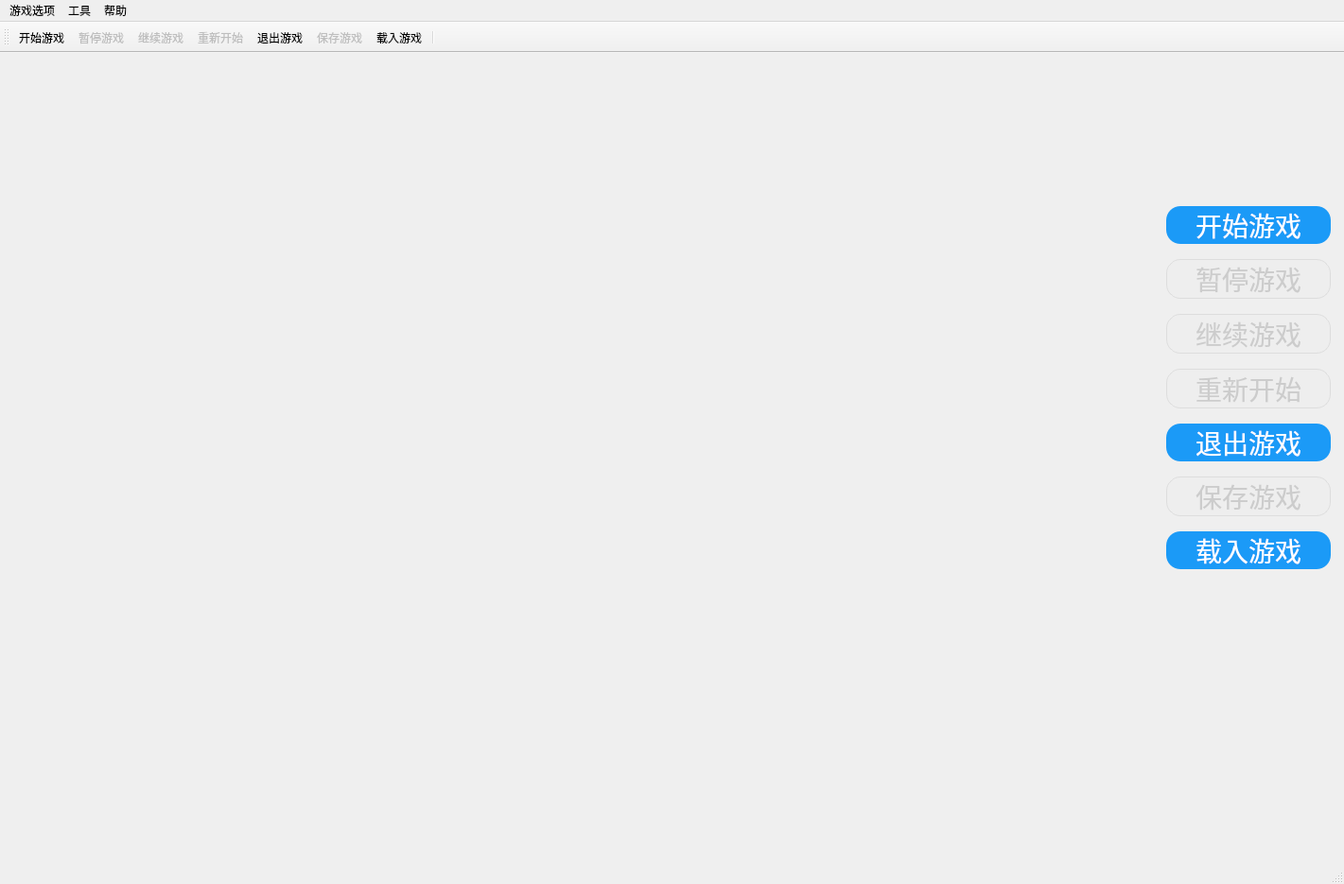
<?xml version="1.0" encoding="UTF-8"?>
<ui version="4.0">
 <class>MainWindow</class>
 <widget class="QMainWindow" name="MainWindow">
  <property name="geometry">
   <rect>
    <x>0</x>
    <y>0</y>
    <width>1421</width>
    <height>935</height>
   </rect>
  </property>
  <property name="minimumSize">
   <size>
    <width>1421</width>
    <height>935</height>
   </size>
  </property>
  <property name="maximumSize">
   <size>
    <width>1421</width>
    <height>935</height>
   </size>
  </property>
  <property name="windowTitle">
   <string>MainWindow</string>
  </property>
  <property name="styleSheet">
   <string notr="true">#MainWindow {
	border-image: url(:/picture/bg.jpg);
}
</string>
  </property>
  <widget class="QWidget" name="centralwidget">
   <property name="minimumSize">
    <size>
     <width>1400</width>
     <height>850</height>
    </size>
   </property>
   <property name="maximumSize">
    <size>
     <width>100421</width>
     <height>80050</height>
    </size>
   </property>
   <property name="styleSheet">
    <string notr="true">QPushButton {
    border-radius: 15px;
	background-color: rgb(27, 154, 247);
    border-color: rgb(27, 154, 247);
    color: #FFF;
    font-size: 28px;
    height: 40px;
    line-height: 40px;
    padding: 0 30px;
	font-weight: 400;
	font-family: &quot;华文行楷&quot;;
	text-decoration: none;
	text-align: center;
	margin: 5px;
}
QPushButton:visited {
    color: #FFF;
}
QPushButton:hover, QPushButton:focus {
    background-color: #4cb0f9;
    border-color: #4cb0f9;
    color: #FFF;
	text-decoration: none;
    outline: none;
}

QPushButton.disabled, QPushButton.is-disabled, QPushButton:disabled {
    top: 0 !important;
    background: #EEE !important;
    border: 1px solid #DDD !important;
    color: #CCC !important;
    opacity: .8 !important;
}</string>
   </property>
   <layout class="QHBoxLayout" name="horizontalLayout_2">
    <item>
     <layout class="QHBoxLayout" name="horizontalLayout">
      <property name="sizeConstraint">
       <enum>QLayout::SetDefaultConstraint</enum>
      </property>
      <item>
       <spacer name="horizontalSpacer">
        <property name="orientation">
         <enum>Qt::Horizontal</enum>
        </property>
        <property name="sizeHint" stdset="0">
         <size>
          <width>40</width>
          <height>20</height>
         </size>
        </property>
       </spacer>
      </item>
      <item>
       <spacer name="horizontalSpacer_2">
        <property name="orientation">
         <enum>Qt::Horizontal</enum>
        </property>
        <property name="sizeHint" stdset="0">
         <size>
          <width>40</width>
          <height>20</height>
         </size>
        </property>
       </spacer>
      </item>
      <item>
       <layout class="QVBoxLayout" name="verticalLayout">
        <item>
         <spacer name="verticalSpacer_2">
          <property name="orientation">
           <enum>Qt::Vertical</enum>
          </property>
          <property name="sizeHint" stdset="0">
           <size>
            <width>20</width>
            <height>40</height>
           </size>
          </property>
         </spacer>
        </item>
        <item>
         <widget class="QPushButton" name="begButton">
          <property name="enabled">
           <bool>true</bool>
          </property>
          <property name="focusPolicy">
           <enum>Qt::ClickFocus</enum>
          </property>
          <property name="text">
           <string>开始游戏</string>
          </property>
         </widget>
        </item>
        <item>
         <widget class="QPushButton" name="stopButton">
          <property name="enabled">
           <bool>false</bool>
          </property>
          <property name="focusPolicy">
           <enum>Qt::ClickFocus</enum>
          </property>
          <property name="text">
           <string>暂停游戏</string>
          </property>
         </widget>
        </item>
        <item>
         <widget class="QPushButton" name="contButton">
          <property name="enabled">
           <bool>false</bool>
          </property>
          <property name="focusPolicy">
           <enum>Qt::ClickFocus</enum>
          </property>
          <property name="text">
           <string>继续游戏</string>
          </property>
         </widget>
        </item>
        <item>
         <widget class="QPushButton" name="rebegButton">
          <property name="enabled">
           <bool>false</bool>
          </property>
          <property name="focusPolicy">
           <enum>Qt::ClickFocus</enum>
          </property>
          <property name="text">
           <string>重新开始</string>
          </property>
         </widget>
        </item>
        <item>
         <widget class="QPushButton" name="exitButton">
          <property name="focusPolicy">
           <enum>Qt::ClickFocus</enum>
          </property>
          <property name="text">
           <string>退出游戏</string>
          </property>
         </widget>
        </item>
        <item>
         <widget class="QPushButton" name="saveButton">
          <property name="enabled">
           <bool>false</bool>
          </property>
          <property name="focusPolicy">
           <enum>Qt::ClickFocus</enum>
          </property>
          <property name="text">
           <string>保存游戏</string>
          </property>
         </widget>
        </item>
        <item>
         <widget class="QPushButton" name="loadButton">
          <property name="focusPolicy">
           <enum>Qt::ClickFocus</enum>
          </property>
          <property name="text">
           <string>载入游戏</string>
          </property>
         </widget>
        </item>
        <item>
         <spacer name="verticalSpacer">
          <property name="orientation">
           <enum>Qt::Vertical</enum>
          </property>
          <property name="sizeHint" stdset="0">
           <size>
            <width>20</width>
            <height>40</height>
           </size>
          </property>
         </spacer>
        </item>
        <item>
         <spacer name="verticalSpacer_3">
          <property name="orientation">
           <enum>Qt::Vertical</enum>
          </property>
          <property name="sizeHint" stdset="0">
           <size>
            <width>20</width>
            <height>40</height>
           </size>
          </property>
         </spacer>
        </item>
       </layout>
      </item>
     </layout>
    </item>
   </layout>
  </widget>
  <widget class="QMenuBar" name="menubar">
   <property name="geometry">
    <rect>
     <x>0</x>
     <y>0</y>
     <width>1421</width>
     <height>26</height>
    </rect>
   </property>
   <widget class="QMenu" name="menu">
    <property name="title">
     <string>游戏选项</string>
    </property>
    <addaction name="beg"/>
    <addaction name="stop"/>
    <addaction name="cont"/>
    <addaction name="rebeg"/>
    <addaction name="exit"/>
    <addaction name="save"/>
    <addaction name="load"/>
   </widget>
   <widget class="QMenu" name="menu_2">
    <property name="title">
     <string>帮助</string>
    </property>
    <addaction name="about"/>
   </widget>
   <widget class="QMenu" name="menu_3">
    <property name="title">
     <string>工具</string>
    </property>
    <addaction name="generate"/>
   </widget>
   <addaction name="menu"/>
   <addaction name="menu_3"/>
   <addaction name="menu_2"/>
  </widget>
  <widget class="QStatusBar" name="statusbar"/>
  <widget class="QToolBar" name="toolBar">
   <property name="windowTitle">
    <string>toolBar</string>
   </property>
   <attribute name="toolBarArea">
    <enum>TopToolBarArea</enum>
   </attribute>
   <attribute name="toolBarBreak">
    <bool>false</bool>
   </attribute>
   <addaction name="beg"/>
   <addaction name="stop"/>
   <addaction name="cont"/>
   <addaction name="rebeg"/>
   <addaction name="exit"/>
   <addaction name="save"/>
   <addaction name="load"/>
   <addaction name="separator"/>
  </widget>
  <action name="beg">
   <property name="icon">
    <iconset resource="Resource.qrc">
     <normaloff>:/icon/begin.ico</normaloff>:/icon/begin.ico</iconset>
   </property>
   <property name="text">
    <string>开始游戏</string>
   </property>
   <property name="shortcut">
    <string>Space</string>
   </property>
  </action>
  <action name="stop">
   <property name="enabled">
    <bool>false</bool>
   </property>
   <property name="icon">
    <iconset resource="Resource.qrc">
     <normaloff>:/icon/stop.ico</normaloff>:/icon/stop.ico</iconset>
   </property>
   <property name="text">
    <string>暂停游戏</string>
   </property>
   <property name="shortcut">
    <string>Space</string>
   </property>
  </action>
  <action name="cont">
   <property name="enabled">
    <bool>false</bool>
   </property>
   <property name="icon">
    <iconset resource="Resource.qrc">
     <normaloff>:/icon/begin.ico</normaloff>:/icon/begin.ico</iconset>
   </property>
   <property name="text">
    <string>继续游戏</string>
   </property>
   <property name="shortcut">
    <string>Space</string>
   </property>
  </action>
  <action name="rebeg">
   <property name="enabled">
    <bool>false</bool>
   </property>
   <property name="icon">
    <iconset resource="Resource.qrc">
     <normaloff>:/icon/rebeg.ico</normaloff>:/icon/rebeg.ico</iconset>
   </property>
   <property name="text">
    <string>重新开始</string>
   </property>
   <property name="shortcut">
    <string>Ctrl+N</string>
   </property>
  </action>
  <action name="exit">
   <property name="icon">
    <iconset resource="Resource.qrc">
     <normaloff>:/icon/exit.ico</normaloff>:/icon/exit.ico</iconset>
   </property>
   <property name="text">
    <string>退出游戏</string>
   </property>
   <property name="shortcut">
    <string>Esc</string>
   </property>
  </action>
  <action name="save">
   <property name="enabled">
    <bool>false</bool>
   </property>
   <property name="icon">
    <iconset resource="Resource.qrc">
     <normaloff>:/icon/save.ico</normaloff>:/icon/save.ico</iconset>
   </property>
   <property name="text">
    <string>保存游戏</string>
   </property>
   <property name="shortcut">
    <string>Ctrl+S</string>
   </property>
  </action>
  <action name="load">
   <property name="icon">
    <iconset resource="Resource.qrc">
     <normaloff>:/icon/load.ico</normaloff>:/icon/load.ico</iconset>
   </property>
   <property name="text">
    <string>载入游戏</string>
   </property>
   <property name="shortcut">
    <string>Ctrl+L</string>
   </property>
  </action>
  <action name="about">
   <property name="text">
    <string>关于</string>
   </property>
   <property name="shortcut">
    <string>Ctrl+H</string>
   </property>
  </action>
  <action name="generate">
   <property name="text">
    <string>自动生成墙体</string>
   </property>
  </action>
 </widget>
 <resources>
  <include location="Resource.qrc"/>
 </resources>
 <connections/>
</ui>
